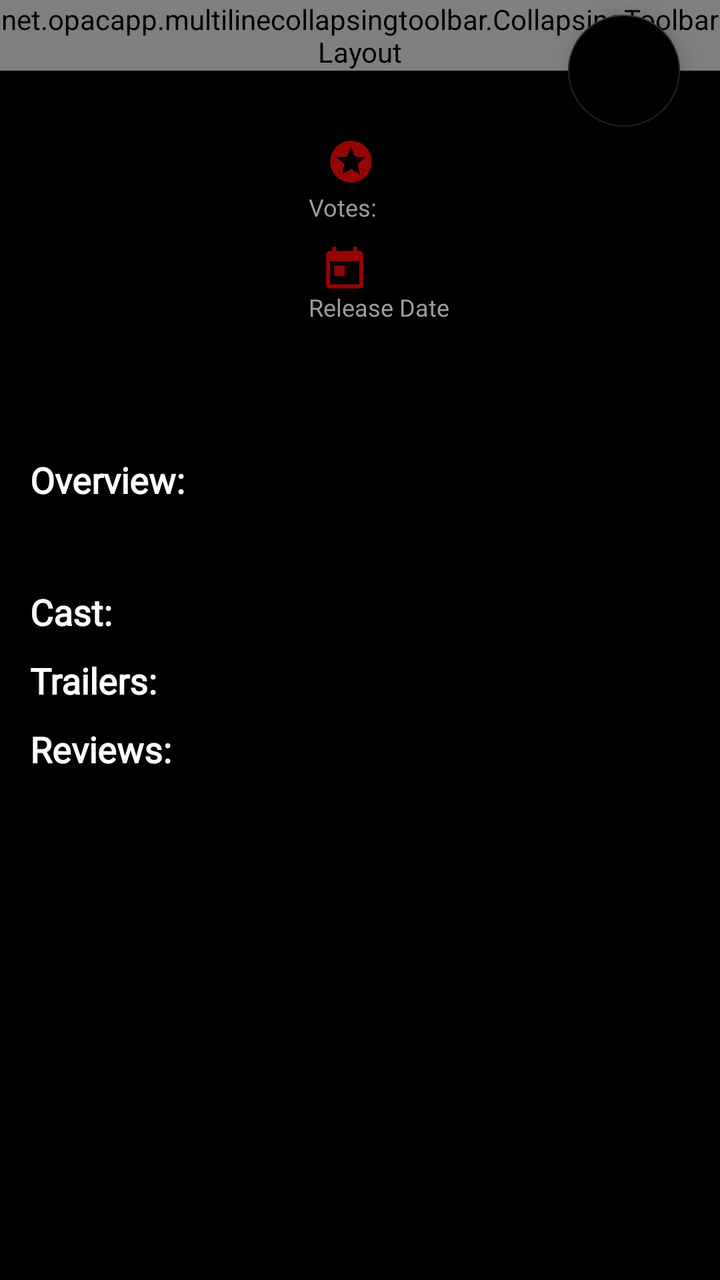
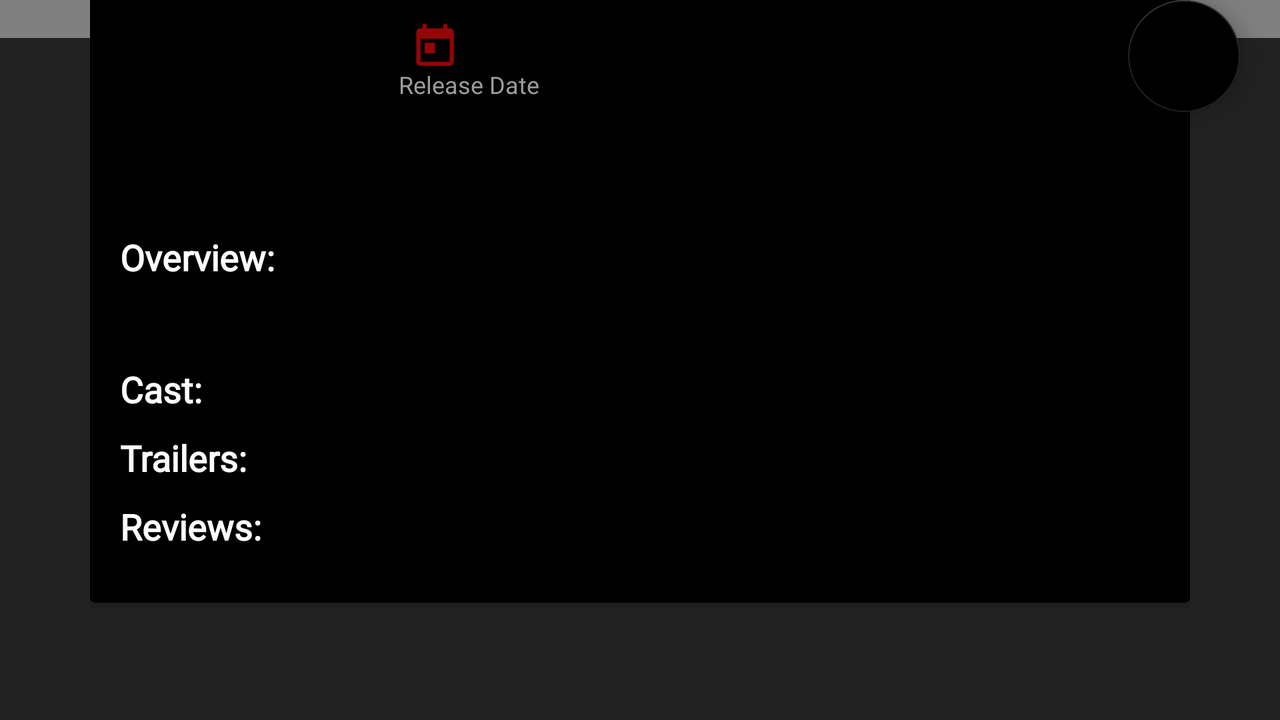

One screen, two layout resources from the same app: the default and the repository's alternative for another configuration. Each is rendered where Android would select it; the XML of both is given below.
<!-- AndroidManifest.xml: activity theme AppTheme.DetailActivity -->
<!-- res/layout/activity_detail.xml -->
<?xml version="1.0" encoding="utf-8"?>
<android.support.design.widget.CoordinatorLayout xmlns:android="http://schemas.android.com/apk/res/android"
    xmlns:app="http://schemas.android.com/apk/res-auto"
    xmlns:tools="http://schemas.android.com/tools"
    android:id="@+id/coordinate"
    android:layout_width="match_parent"
    android:layout_height="match_parent"
    android:background="@android:color/black"
    android:fitsSystemWindows="true">

    <android.support.design.widget.AppBarLayout
        android:id="@+id/AppBar"
        android:layout_width="match_parent"
        android:layout_height="wrap_content"
        android:fitsSystemWindows="true"
        android:theme="@style/ThemeOverlay.AppCompat.Dark.ActionBar">

        <net.opacapp.multilinecollapsingtoolbar.CollapsingToolbarLayout
            android:id="@+id/collapsingToolbar"
            android:layout_width="match_parent"
            android:layout_height="match_parent"
            android:background="@color/black"
            app:collapsedTitleTextAppearance="@style/Toolbar.TitleText.Collapsed"
            app:contentScrim="@color/black"
            app:expandedTitleGravity="bottom|center_horizontal"
            app:expandedTitleMarginEnd="48dp"
            app:expandedTitleMarginStart="48dp"
            app:expandedTitleTextAppearance="@style/Toolbar.TitleText.Expanded"
            app:layout_scrollFlags="scroll|exitUntilCollapsed"
            app:maxLines="2">


            <ImageView
                android:id="@+id/Poster_tv"
                android:layout_width="match_parent"
                android:layout_height="match_parent"
                android:adjustViewBounds="true"
                android:contentDescription="@string/movie_poster_image"
                android:fitsSystemWindows="true"
                android:scaleType="centerCrop"
                android:transitionName="Transition"
                app:layout_collapseMode="parallax" />

            <TextView
                android:layout_width="match_parent"
                android:layout_height="100dp"
                android:layout_gravity="bottom|center_horizontal"
                android:gravity="bottom|center_horizontal"
                android:padding="10dp"
                android:paddingStart="100dp"
                android:paddingEnd="100dp"
                android:background="@drawable/scrim"
                />

            <android.support.v7.widget.Toolbar
                android:id="@+id/detail_toolbar"
                android:layout_width="match_parent"
                android:layout_height="?actionBarSize"
                app:layout_collapseMode="pin"
                app:popupTheme="@style/ThemeOverlay.AppCompat.Light">

            </android.support.v7.widget.Toolbar>

        </net.opacapp.multilinecollapsingtoolbar.CollapsingToolbarLayout>
        


    </android.support.design.widget.AppBarLayout>

    <android.support.v4.widget.NestedScrollView
        android:layout_width="match_parent"
        android:layout_height="match_parent"
        android:clipToPadding="false"
        app:layout_behavior="@string/appbar_scrolling_view_behavior">


      <include
          layout="@layout/detail_card"
          android:background="@android:color/black"
          />


    </android.support.v4.widget.NestedScrollView>

    <android.support.design.widget.FloatingActionButton
        android:id="@+id/DetailsaveButton"
        android:layout_width="wrap_content"
        android:layout_height="wrap_content"
        android:layout_marginEnd="20dp"
        android:background="@color/black"
        android:src="@drawable/ic_favorite_black_24dp"
        app:backgroundTint="@color/black"
        app:backgroundTintMode="multiply"
        app:layout_anchor="@+id/AppBar"
        app:layout_anchorGravity="end|right|bottom" />
</android.support.design.widget.CoordinatorLayout>
<!-- res/layout/detail_card.xml (included above) -->
<?xml version="1.0" encoding="utf-8"?>
<android.support.constraint.ConstraintLayout xmlns:android="http://schemas.android.com/apk/res/android"
    xmlns:app="http://schemas.android.com/apk/res-auto"
    android:layout_width="match_parent"
    android:layout_height="match_parent"
    android:background="@android:color/black">

    <android.support.v4.widget.NestedScrollView
        android:layout_width="match_parent"
        android:layout_height="match_parent"
        android:layout_gravity="center"
        android:clipToPadding="false"
        app:layout_anchor="@+id/AppBar"
        app:layout_behavior="@string/appbar_scrolling_view_behavior">

        <LinearLayout
            android:id="@+id/linearLayout"
            android:layout_width="match_parent"
            android:layout_height="match_parent"
            android:orientation="vertical">

            <LinearLayout
                android:layout_width="wrap_content"
                android:layout_height="wrap_content"
                android:background="@android:color/black"
                android:orientation="horizontal">

                <android.support.v7.widget.CardView
                    android:layout_width="wrap_content"
                    android:layout_height="wrap_content"
                    app:cardBackgroundColor="@android:color/black"
                    app:cardCornerRadius="8dp"
                    app:cardUseCompatPadding="true">

                    <ImageView
                        android:id="@+id/detail_portrait"
                        android:layout_width="120dp"
                        android:layout_height="165dp"
                        android:layout_alignParentStart="true"
                        android:layout_alignParentTop="true"
                        android:layout_centerHorizontal="true"
                        android:layout_gravity="start|center_vertical"
                        android:layout_marginStart="0dp"
                        android:background="@android:color/black"
                        android:scaleType="centerCrop"
                        android:transitionName="Transition" />
                </android.support.v7.widget.CardView>

                <RelativeLayout
                    android:layout_width="wrap_content"
                    android:layout_height="wrap_content"
                    android:orientation="horizontal">

                    <TextView
                        android:id="@+id/Original_tv"
                        android:layout_width="match_parent"
                        android:layout_height="wrap_content"
                        android:layout_gravity="start"
                        android:layout_marginStart="55dp"
                        android:fontFamily="@font/proxima_nova_regular"
                        android:gravity="start"
                        android:padding="10dp"
                        android:text="Title"
                        android:textColor="@android:color/black"
                        android:textSize="26sp"
                        android:textStyle="bold"
                        android:visibility="gone" />

                    <ImageView
                        android:id="@+id/star"
                        android:layout_width="36dp"
                        android:layout_height="25dp"
                        android:layout_alignParentTop="true"
                        android:layout_marginTop="33dp"
                        android:layout_toEndOf="@+id/Vote_tv"
                        android:src="@drawable/ic_stars_black_24dp" />

                    <TextView
                        android:id="@+id/Vote_tv"
                        android:layout_width="wrap_content"
                        android:layout_height="wrap_content"
                        android:layout_alignParentStart="true"
                        android:layout_alignParentTop="true"
                        android:layout_marginStart="25dp"
                        android:layout_marginTop="35dp"
                        android:fontFamily="@font/proxima_nova_regular"
                        android:paddingStart="3dp"
                        android:textColor="@color/white"
                        android:textSize="@dimen/text_detail_size"
                        android:textStyle="bold" />

                    <TextView
                        android:layout_width="wrap_content"
                        android:layout_height="wrap_content"
                        android:layout_alignParentStart="true"
                        android:layout_alignParentTop="true"
                        android:layout_marginStart="25dp"
                        android:layout_marginTop="60dp"
                        android:fontFamily="@font/proxima_nova_regular"
                        android:text="Votes:"
                        android:textColor="@color/grey"
                        android:textSize="@dimen/sub_info_size" />

                    <TextView
                        android:id="@+id/vote_count_tv"
                        android:layout_width="wrap_content"
                        android:layout_height="wrap_content"
                        android:layout_alignParentStart="true"
                        android:layout_alignParentTop="true"
                        android:layout_marginStart="65dp"
                        android:layout_marginTop="60dp"
                        android:fontFamily="@font/proxima_nova_regular"
                        android:textColor="@color/grey"
                        android:textSize="@dimen/sub_info_size" />

                    <TextView
                        android:id="@+id/date_text"
                        android:layout_width="wrap_content"
                        android:layout_height="wrap_content"
                        android:layout_alignParentStart="true"
                        android:layout_alignParentTop="true"
                        android:layout_marginStart="25dp"
                        android:layout_marginTop="110dp"
                        android:layout_toEndOf="@+id/star"
                        android:fontFamily="@font/proxima_nova_regular"
                        android:text="@string/detail_release_date"
                        android:textColor="@color/grey"
                        android:textSize="@dimen/sub_info_size"  />

                    <TextView
                        android:id="@+id/Release_tv"
                        android:layout_width="wrap_content"
                        android:layout_height="wrap_content"
                        android:layout_alignParentStart="true"
                        android:layout_marginStart="25dp"
                        android:layout_marginTop="90dp"
                        android:layout_toEndOf="@+id/date_text"
                        android:fontFamily="@font/proxima_nova_regular"
                        android:textColor="@color/white"
                        android:textSize="@dimen/sub_info_size"
                        android:textStyle="bold" />

                    <ImageView
                        android:id="@+id/caladericon"
                        android:layout_width="36dp"
                        android:layout_height="25dp"
                        android:layout_alignParentTop="true"
                        android:layout_marginTop="87dp"
                        android:layout_toEndOf="@+id/Release_tv"
                        android:src="@drawable/ic_today_black_24dp" />

                </RelativeLayout>
            </LinearLayout>

            <View
                android:id="@+id/divider2"
                android:layout_width="match_parent"
                android:layout_height="1dp"
                android:background="?android:attr/listDivider" />

            <LinearLayout
                android:layout_width="match_parent"
                android:layout_height="match_parent"
                android:layout_margin="10dp"
                android:orientation="vertical">


                <TextView
                    android:layout_width="wrap_content"
                    android:layout_height="wrap_content"
                    android:fontFamily="@font/proxima_nova_bold"
                    android:padding="5dp"
                    android:text="@string/detail_overview"
                    android:textColor="@color/white"
                    android:textSize="@dimen/subtitle_size"
                    android:textStyle="bold" />

                <TextView
                    android:id="@+id/Overview_tv"
                    android:layout_width="wrap_content"
                    android:layout_height="wrap_content"
                    android:fontFamily="@font/proxima_nova_regular"
                    android:padding="@dimen/padding_detail"
                    android:textColor="@color/white"
                    android:textSize="@dimen/text_detail_size" />

                <TextView
                    android:layout_width="wrap_content"
                    android:layout_height="wrap_content"
                    android:fontFamily="@font/proxima_nova_bold"
                    android:padding="@dimen/padding_detail"
                    android:text="@string/cast"
                    android:textColor="@color/white"
                    android:textSize="@dimen/subtitle_size"
                    android:textStyle="bold" />

                <android.support.v7.widget.RecyclerView
                    android:id="@+id/Cast_rv"
                    android:layout_width="wrap_content"
                    android:layout_height="wrap_content">

                </android.support.v7.widget.RecyclerView>


                <TextView
                    android:layout_width="wrap_content"
                    android:layout_height="wrap_content"
                    android:fontFamily="@font/proxima_nova_bold"
                    android:padding="@dimen/padding_detail"
                    android:text="@string/trailer"
                    android:textColor="@color/white"
                    android:textSize="@dimen/subtitle_size"
                    android:textStyle="bold" />

                <TextView
                    android:id="@+id/NoTrailer_tv"
                    android:layout_width="wrap_content"
                    android:layout_height="wrap_content"
                    android:fontFamily="@font/proxima_nova_regular"
                    android:paddingStart="3dp"
                    android:paddingEnd="10dp"
                    android:paddingBottom="20dp"
                    android:text="@string/TrailerEmpty"
                    android:textColor="@color/white"
                    android:textSize="@dimen/text_detail_size"
                    android:visibility="gone" />

                <android.support.v7.widget.RecyclerView
                    android:id="@+id/Trailer_rv"
                    android:layout_width="wrap_content"
                    android:layout_height="wrap_content"></android.support.v7.widget.RecyclerView>

                <TextView
                    android:layout_width="wrap_content"
                    android:layout_height="wrap_content"
                    android:fontFamily="@font/proxima_nova_bold"
                    android:padding="@dimen/padding_detail"

                    android:text="@string/review"
                    android:textColor="@color/white"
                    android:textSize="@dimen/subtitle_size"
                    android:textStyle="bold" />

                <TextView
                    android:id="@+id/Reviews_tv"
                    android:layout_width="match_parent"
                    android:layout_height="11dp"
                    android:fontFamily="@font/proxima_nova_regular"
                    android:paddingStart="3dp"
                    android:paddingTop="3dp"
                    android:paddingEnd="10dp"
                    android:textColor="@color/white"
                    android:textSize="@dimen/text_detail_size"  />

                <TextView
                    android:id="@+id/NoReview_tv"
                    android:layout_width="wrap_content"
                    android:layout_height="wrap_content"
                    android:fontFamily="@font/proxima_nova_regular"
                    android:paddingStart="3dp"
                    android:paddingEnd="10dp"
                    android:paddingBottom="20dp"
                    android:text="@string/reviewEmpty"
                    android:textColor="@color/white"
                    android:textSize="@dimen/text_detail_size"
                    android:visibility="gone" />

                <android.support.v7.widget.RecyclerView
                    android:id="@+id/Favorite_rv"
                    android:layout_width="wrap_content"
                    android:layout_height="wrap_content"></android.support.v7.widget.RecyclerView>

                <android.support.v7.widget.RecyclerView
                    android:id="@+id/Review_rv"
                    android:layout_width="match_parent"
                    android:layout_height="wrap_content"></android.support.v7.widget.RecyclerView>
            </LinearLayout>
        </LinearLayout>
    </android.support.v4.widget.NestedScrollView>
</android.support.constraint.ConstraintLayout>
<!-- resources referenced by this layout -->
<resources>
  <color name="black">#212121</color>
  <color name="grey">#9C9C9C</color>
  <color name="white">#FFFFFF</color>
  <dimen name="padding_detail">5dp</dimen>
  <dimen name="sub_info_size">12dp</dimen>
  <dimen name="subtitle_size">18dp</dimen>
  <dimen name="text_detail_size">16dp</dimen>
  <!-- drawable ic_stars_black_24dp (drawable) -->
  <vector xmlns:android="http://schemas.android.com/apk/res/android"
          android:width="24dp"
          android:height="24dp"
          android:viewportWidth="24.0"
          android:viewportHeight="24.0">
      <path
          android:fillColor="@color/red"
          android:pathData="M11.99,2C6.47,2 2,6.48 2,12s4.47,10 9.99,10C17.52,22 22,17.52 22,12S17.52,2 11.99,2zM16.23,18L12,15.45 7.77,18l1.12,-4.81 -3.73,-3.23 4.92,-0.42L12,5l1.92,4.53 4.92,0.42 -3.73,3.23L16.23,18z"/>
  </vector>
  <!-- drawable ic_today_black_24dp (drawable) -->
  <vector xmlns:android="http://schemas.android.com/apk/res/android"
          android:width="24dp"
          android:height="24dp"
          android:viewportWidth="24.0"
          android:viewportHeight="24.0">
      <path
          android:fillColor="@color/red"
          android:pathData="M19,3h-1L18,1h-2v2L8,3L8,1L6,1v2L5,3c-1.11,0 -1.99,0.9 -1.99,2L3,19c0,1.1 0.89,2 2,2h14c1.1,0 2,-0.9 2,-2L21,5c0,-1.1 -0.9,-2 -2,-2zM19,19L5,19L5,8h14v11zM7,10h5v5L7,15z"/>
  </vector>
  <!-- drawable scrim (drawable) -->
  <?xml version="1.0" encoding="utf-8"?>
  <shape xmlns:android="http://schemas.android.com/apk/res/android">
      <gradient
          android:angle="90"
          android:centerY="0.3"
          android:startColor="#CC000000"
          android:centerColor="#000000"
          android:endColor="#0000"
          android:type="linear"/>
  </shape>
  <string name="TrailerEmpty">There are currently no trailers available!</string>
  <string name="cast">Cast:</string>
  <string name="detail_overview">Overview:</string>
  <string name="detail_release_date">Release Date</string>
  <string name="movie_poster_image">Movie Picture</string>
  <string name="review">Reviews:</string>
  <string name="reviewEmpty">There are currently no reviews available!</string>
  <string name="trailer">Trailers:</string>
  <style name="Toolbar.TitleText.Collapsed" parent="TextAppearance.Widget.AppCompat.Toolbar.Title">
          <item name="android:textSize">20sp</item>
      </style>
  <style name="Toolbar.TitleText.Expanded" parent="TextAppearance.Widget.AppCompat.Toolbar.Title">
          <item name="android:textSize">28sp</item>
      </style>
  <style name="AppTheme.DetailActivity">
          <item name="windowActionBar">true</item>
          <item name="windowNoTitle">true</item>
  
      </style>
  <color name="red">#940505</color>
</resources>
<!-- res/layout-land/activity_detail.xml (the repository's variant of the layout above) -->
<!-- drawn on the phone turned sideways -->
<?xml version="1.0" encoding="utf-8"?>
<RelativeLayout xmlns:android="http://schemas.android.com/apk/res/android"
    xmlns:app="http://schemas.android.com/apk/res-auto"
    xmlns:tools="http://schemas.android.com/tools"

    android:layout_width="match_parent"
    android:background="@android:color/black"
    android:layout_height="match_parent"
    android:orientation="vertical"
    >

    <android.support.design.widget.CoordinatorLayout
        android:id="@+id/coordinate"
        android:layout_width="match_parent"
        android:layout_height="match_parent"

        android:background="@color/black"
        android:fitsSystemWindows="true"
        tools:layout_editor_absoluteX="100dp"
        tools:layout_editor_absoluteY="0dp">

        <android.support.design.widget.AppBarLayout
            android:id="@+id/AppBar"
            android:layout_width="match_parent"
            android:layout_height="wrap_content"
            android:fitsSystemWindows="true"
            android:theme="@style/ThemeOverlay.AppCompat.Dark.ActionBar">

            <net.opacapp.multilinecollapsingtoolbar.CollapsingToolbarLayout
                android:id="@+id/collapsingToolbar"
                android:layout_width="match_parent"
                android:layout_height="match_parent"
                android:background="@color/black"
                app:collapsedTitleTextAppearance="@style/Toolbar.TitleText.Collapsed"
                app:contentScrim="@color/black"
                app:expandedTitleGravity="bottom|center_horizontal"
                app:expandedTitleMarginEnd="48dp"
                app:expandedTitleMarginStart="48dp"
                app:expandedTitleTextAppearance="@style/Toolbar.TitleText.Expanded"
                app:layout_scrollFlags="scroll|exitUntilCollapsed"
                app:maxLines="2">

                
                
                
                
                
                
                
                

                
                
                
                
                
                

                

                <ImageView
                    android:id="@+id/Poster_tv"
                    android:layout_width="match_parent"
                    android:layout_height="250dp"
                    android:layout_gravity="center"
                    android:adjustViewBounds="true"
                    android:contentDescription="@string/movie_poster_image"
                    android:fitsSystemWindows="true"
                    android:scaleType="centerCrop"
                    app:layout_collapseMode="parallax" />

                

                <android.support.v7.widget.Toolbar
                    android:id="@+id/detail_toolbar"
                    android:layout_width="match_parent"
                    android:layout_height="?attr/actionBarSize"
                    app:layout_collapseMode="pin"
                    app:popupTheme="@style/ThemeOverlay.AppCompat.Light">

                </android.support.v7.widget.Toolbar>

            </net.opacapp.multilinecollapsingtoolbar.CollapsingToolbarLayout>
            


        </android.support.design.widget.AppBarLayout>

        <android.support.v4.widget.NestedScrollView
            android:layout_width="550dp"
            android:layout_height="550dp"
            android:layout_gravity="center"
            android:clipToPadding="false"
            app:layout_anchor="@+id/AppBar"
            app:layout_anchorGravity="top|center"
            app:layout_behavior="@string/appbar_scrolling_view_behavior">

            <android.support.v7.widget.CardView
                android:layout_width="match_parent"
                android:layout_height="match_parent"
                android:elevation="8dp"
                app:layout_anchor="@+id/AppBar"
                app:layout_anchorGravity="center"

                >


                <include
                    android:id="@+id/movie_details_info"
                    layout="@layout/detail_card"
                    />


            </android.support.v7.widget.CardView>
        </android.support.v4.widget.NestedScrollView>

        <android.support.design.widget.FloatingActionButton
            android:id="@+id/DetailsaveButton"
            android:layout_width="wrap_content"
            android:layout_height="wrap_content"
            android:layout_marginEnd="20dp"
            android:background="@color/black"
            android:src="@drawable/ic_favorite_black_24dp"
            app:backgroundTint="@color/black"
            app:backgroundTintMode="multiply"
            app:layout_anchor="@+id/AppBar"
            app:layout_anchorGravity="end|right|bottom" />
    </android.support.design.widget.CoordinatorLayout>


</RelativeLayout>
<!-- resources referenced by the variant -->
<!-- as the phone turned sideways resolves them -->
<resources>
  <color name="black">#212121</color>
  <color name="grey">#9C9C9C</color>
  <color name="white">#FFFFFF</color>
  <dimen name="padding_detail">5dp</dimen>
  <dimen name="sub_info_size">12dp</dimen>
  <dimen name="subtitle_size">18dp</dimen>
  <dimen name="text_detail_size">16dp</dimen>
  <!-- drawable ic_stars_black_24dp (drawable) -->
  <vector xmlns:android="http://schemas.android.com/apk/res/android"
          android:width="24dp"
          android:height="24dp"
          android:viewportWidth="24.0"
          android:viewportHeight="24.0">
      <path
          android:fillColor="@color/red"
          android:pathData="M11.99,2C6.47,2 2,6.48 2,12s4.47,10 9.99,10C17.52,22 22,17.52 22,12S17.52,2 11.99,2zM16.23,18L12,15.45 7.77,18l1.12,-4.81 -3.73,-3.23 4.92,-0.42L12,5l1.92,4.53 4.92,0.42 -3.73,3.23L16.23,18z"/>
  </vector>
  <!-- drawable ic_today_black_24dp (drawable) -->
  <vector xmlns:android="http://schemas.android.com/apk/res/android"
          android:width="24dp"
          android:height="24dp"
          android:viewportWidth="24.0"
          android:viewportHeight="24.0">
      <path
          android:fillColor="@color/red"
          android:pathData="M19,3h-1L18,1h-2v2L8,3L8,1L6,1v2L5,3c-1.11,0 -1.99,0.9 -1.99,2L3,19c0,1.1 0.89,2 2,2h14c1.1,0 2,-0.9 2,-2L21,5c0,-1.1 -0.9,-2 -2,-2zM19,19L5,19L5,8h14v11zM7,10h5v5L7,15z"/>
  </vector>
  <string name="TrailerEmpty">There are currently no trailers available!</string>
  <string name="cast">Cast:</string>
  <string name="detail_overview">Overview:</string>
  <string name="detail_release_date">Release Date</string>
  <string name="movie_poster_image">Movie Picture</string>
  <string name="review">Reviews:</string>
  <string name="reviewEmpty">There are currently no reviews available!</string>
  <string name="trailer">Trailers:</string>
  <style name="Toolbar.TitleText.Collapsed" parent="TextAppearance.Widget.AppCompat.Toolbar.Title">
          <item name="android:textSize">20sp</item>
      </style>
  <style name="Toolbar.TitleText.Expanded" parent="TextAppearance.Widget.AppCompat.Toolbar.Title">
          <item name="android:textSize">28sp</item>
      </style>
  <style name="AppTheme.DetailActivity">
          <item name="windowActionBar">true</item>
          <item name="windowNoTitle">true</item>
  
      </style>
  <color name="red">#940505</color>
</resources>
